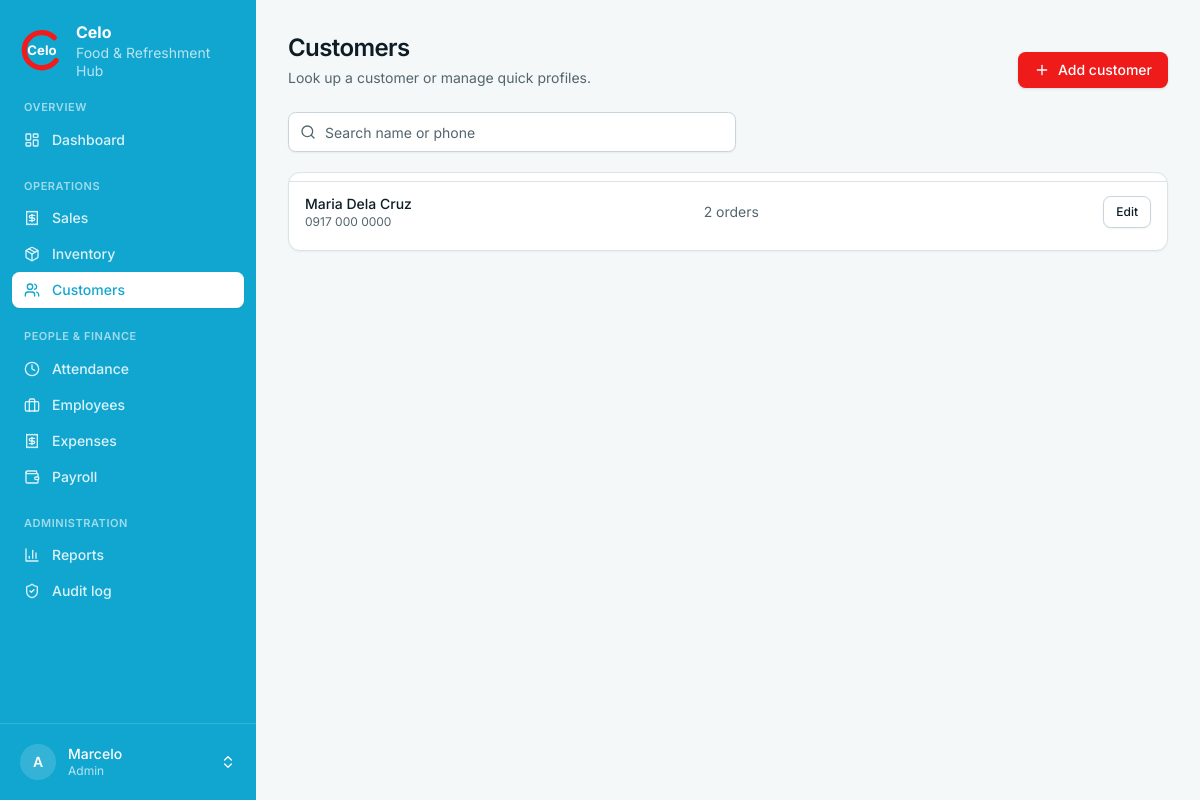
The app's page /sales/customers/ (signed in) with its own data.
### accounts/models.py (models this page shows)
class User(AbstractUser):
    class Role(models.TextChoices):
        ADMIN = "admin", "Admin"
        STAFF = "staff", "Staff"
    role = models.CharField(max_length=10, choices=Role.choices, default=Role.STAFF)
    @property
    def is_celo_admin(self):
        return self.is_superuser or self.role == self.Role.ADMIN

### sales/models.py (models this page shows, shortened)
class Customer(models.Model):
    name = models.CharField(max_length=120)
    phone = models.CharField(max_length=30, blank=True)
    notes = models.CharField(max_length=200, blank=True)
    created_at = models.DateTimeField(auto_now_add=True)
    class Meta:
        ordering = ["name"]

### sales/views.py (the view)
# urls.py: path("customers/", views.customer_lookup, name="customers"),
@login_required
def customer_lookup(request):
    q = request.GET.get("q", "").strip()
    customers = Customer.objects.all()
    if q:
        customers = customers.filter(Q(name__icontains=q) | Q(phone__icontains=q))
    return render(request, "sales/customer_list.html", {"customers": customers[:50], "q": q})

### templates/sales/customer_list.html (shortened to what this page needs)
{% extends "base.html" %}
{% block page_title %}Customers{% endblock %}
{% block page_desc %}Look up a customer or manage quick profiles.{% endblock %}
{% block actions %}<a class="btn btn-primary" href="{% url 'sales:customer_new' %}">{% include "partials/icon.html" with name="plus" %}Add customer</a>{% endblock %}
{% block content %}
<form method="get" class="relative mb-5 max-w-md">
  <span class="pointer-events-none absolute left-3 top-1/2 -translate-y-1/2 text-muted-foreground">{% include "partials/icon.html" with name="search" %}</span>
  <input type="search" name="q" value="{{ q }}" placeholder="Search name or phone" aria-label="Search customers" class="input pl-9">
</form>
<section class="card"><div class="table-wrap py-2"><table>
  <tbody>
  {% for c in customers %}
    <tr>
      <td><div class="font-medium">{{ c.name }}</div><div class="text-xs text-muted-foreground">{% if c.phone %}{{ c.phone }}{% else %}No phone{% endif %}{% if c.notes %} · {{ c.notes }}{% endif %}</div></td>
      <td class="hidden text-muted-foreground sm:table-cell">{{ c.orders.count }} order{{ c.orders.count|pluralize }}</td>
      <td class="num"><a class="btn btn-outline btn-sm" href="{% url 'sales:customer_edit' c.pk %}">Edit</a></td>
    </tr>
  {% empty %}<tr><td class="py-10 text-center text-muted-foreground">No customers found.</td></tr>{% endfor %}
  </tbody>
</table></div></section>
{% endblock %}

### templates/base.html (shortened to what this page needs)
{% load celo_ui %}<!doctype html>
<html lang="en" class="h-full">
<head>
  {% include "partials/tailwind.html" %}
</head>
<body class="min-h-full bg-background font-sans text-foreground antialiased">
<div class="min-h-screen {% if user.is_authenticated %}md:grid md:grid-cols-[16rem_minmax(0,1fr)]{% endif %}">
{% if user.is_authenticated %}
  {% nav_items as groups %}
  <aside id="sidebar" class="fixed inset-y-0 left-0 z-40 flex w-64 -translate-x-full flex-col bg-brand-dark text-white transition-transform duration-200 md:sticky md:top-0 md:h-screen md:translate-x-0 print:hidden">
    <a href="{% url 'dashboard:home' %}" class="flex items-center gap-3 px-5 py-5" aria-label="Celo home">
      <svg viewBox="0 0 100 100" class="h-11 w-11 shrink-0" role="img" aria-label="Celo logo">
        <text x="50" y="62" text-anchor="middle" font-size="30" font-weight="700" fill="#fff" font-family="Inter, system-ui, sans-serif">Celo</text>
      </svg>
      <span class="text-sm leading-tight"><strong class="block text-base">Celo</strong><span class="text-white/70">Food &amp; Refreshment Hub</span></span>
    </a>
    <nav class="flex-1 space-y-5 overflow-y-auto px-3 pb-4" aria-label="Main">
      {% for g in groups %}
        <div>
          <p class="px-3 pb-1.5 text-[11px] font-semibold uppercase tracking-wider text-white/60">{{ g.label }}</p>
          {% for i in g.items %}
            <a href="{{ i.href }}" {% if i.active %}aria-current="page"{% endif %}
               class="flex items-center gap-3 rounded-md px-3 py-2 text-sm font-medium transition-colors {% if i.active %}bg-white text-brand-dark shadow-sm{% else %}text-white/85 hover:bg-white/10 hover:text-white{% endif %}">
              {% include "partials/icon.html" with name=i.icon %}{{ i.label }}
            </a>
          {% endfor %}
        </div>
      {% endfor %}
    </nav>
    <div class="relative border-t border-white/15 p-3">
      <button type="button" id="profile-btn" aria-haspopup="menu" aria-expanded="false" aria-controls="profile-menu"
              class="flex w-full items-center gap-3 rounded-md px-2 py-2 text-left transition-colors hover:bg-white/10 {% if request.resolver_match.app_name == 'accounts' %}bg-white/10{% endif %}">
        <span class="grid h-9 w-9 shrink-0 place-items-center rounded-full bg-white/15 text-sm font-semibold">{{ user.username|slice:":1"|upper }}</span>
        <span class="min-w-0 flex-1 text-sm leading-tight"><span class="block truncate font-medium">{{ user.get_full_name|default:user.username }}</span><span class="block text-xs text-white/70">{{ user.get_role_display }}</span></span>
      </button>
    </div>
  </aside>
{% endif %}
  <div class="min-w-0">
    <main class="mx-auto w-full max-w-6xl p-4 sm:p-6 lg:p-8">
      {% block header %}
        <div class="mb-6 flex flex-wrap items-end justify-between gap-3 print:hidden">
          <div>
            <h1 class="text-2xl font-semibold tracking-tight">{% block page_title %}{% endblock %}</h1>
            <p class="mt-1 text-sm text-muted-foreground">{% block page_desc %}{% endblock %}</p>
          </div>
          <div class="flex flex-wrap items-center gap-2">{% block actions %}{% endblock %}</div>
        </div>
      {% endblock %}
      {% block content %}{% endblock %}
    </main>
  </div>
</div>
</body>
</html>

### records on screen
User: username "A", get_full_name "Marcelo", role "Admin"
Customer: name "Maria Dela Cruz", phone "0917 000 0000", orders.count "2"

### other values on screen
{{ g.label }} "OVERVIEW" "OPERATIONS" "PEOPLE & FINANCE" "ADMINISTRATION"
{{ i.label }} "Dashboard" "Sales" "Inventory" "Customers" "Attendance" "Employees" "Expenses" "Payroll" "Reports" "Audit log"
